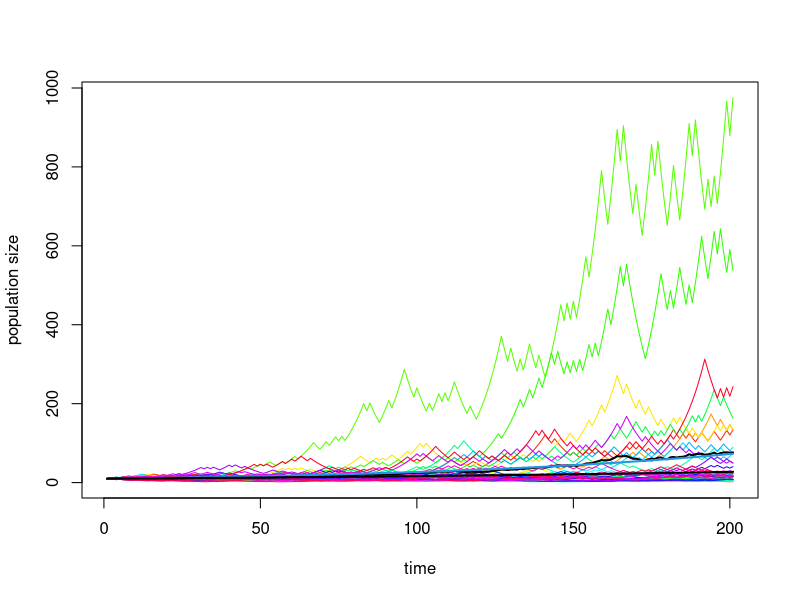
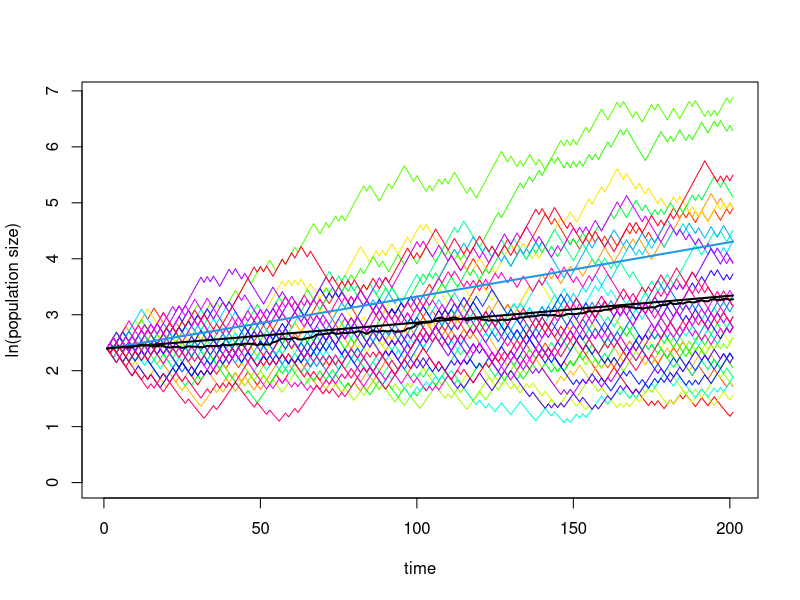

These figures' R source, in order:
lambda.mean <- 1.01
deviation <- 0.1
lambda1 <- (lambda.mean + deviation)
lambda2 <- (lambda.mean - deviation)
possible.outcomes <- c(lambda1, lambda2)
probabilities <- c(0.5, 0.5)
N0 <- 10 # initial population size
tmax <- 200 # length of the time series
sim <- 40 # number of simulation runs

environmental.stochasticity <- function(N0, tmax, possible.outcomes, probabilities) {
  time.series <- c(N0)
  for (t in 1:tmax) {
    lambda <- sample(possible.outcomes, 1, probabilities, replace = TRUE)
    time.series[t+1] <- time.series[t]*lambda
  }
  return(time.series)
}

# function with extinction threshold
environmental.stochasticity.ext <- function(N0, tmax, possible.outcomes, probabilities) {
  time.series <- c(N0)
  for (t in 1:tmax) {
    lambda <- sample(possible.outcomes, 1, probabilities, replace = TRUE)
    time.series[t+1] <- ifelse(time.series[t] * lambda < 1, 0, time.series[t] * lambda) # sets population size to 0 in case N drops below 1
  }
  return(time.series)
}

time.series.arith <- c(N0)
for (t in 1:tmax) {
  time.series.arith[t+1] <- time.series.arith[t]*lambda.mean
}

lambda.geo <- (lambda.mean^2-deviation^2)^(1/2)
time.series.geo <- c(N0)
for (t in 1:tmax) {
  time.series.geo[t+1] <- time.series.geo[t]*lambda.geo
}

# without extinction threshold
results <- matrix(nrow = tmax + 1, ncol = sim)
for (i in 1:sim) {
  results[, i] <- environmental.stochasticity(N0, tmax, possible.outcomes, probabilities) # produces a time series and stores it in the i-th column of the matrix results
}

# with extinction threshold
results <- matrix(nrow = tmax + 1, ncol = sim)
for (i in 1:sim) {
  results[, i] <- environmental.stochasticity.ext(N0, tmax, possible.outcomes, probabilities) # produces a time series and stores it in the i-th column of the matrix results
}


### plots
cl <- rainbow(sim)
## y-axis on normal scale
matplot(results, type="l", lty=1, ylim=c(0, max(results)), col=cl, xlab="time", ylab="population size")
row.means <- rowMeans(results)
lines(row.means, type="l", lwd = 2, col="Black")
lines(time.series.arith, type="l", lwd = 2, col="4")
lines(time.series.geo, type="l", lwd = 2, col="Black")

## on log scale
matplot(log(results+1), lty = 1, type = "l", ylim = c(0, max(log(results))), col = cl, xlab = "time", ylab = "ln(population size)")
row.means <- rowMeans(log(results + 1))
lines(row.means, type="l", lwd = 2, col="Black")
lines(log(time.series.arith+1), type="l", lwd = 2, col="4")
lines(log(time.series.geo+1), type="l", lwd = 2, col="Black")
